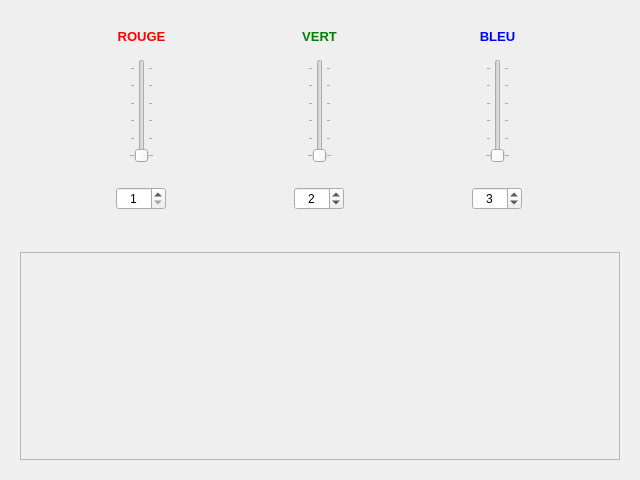
<?xml version="1.0" encoding="UTF-8"?>
<ui version="4.0">
 <class>SceneParLED</class>
 <widget class="QWidget" name="SceneParLED">
  <property name="geometry">
   <rect>
    <x>0</x>
    <y>0</y>
    <width>640</width>
    <height>480</height>
   </rect>
  </property>
  <property name="windowTitle">
   <string>Form</string>
  </property>
  <layout class="QVBoxLayout" name="verticalLayout_3">
   <item>
    <widget class="QWidget" name="conteneurMultiple" native="true">
     <layout class="QHBoxLayout" name="horizontalLayout_12">
      <item>
       <widget class="QWidget" name="conteneurRED" native="true">
        <property name="minimumSize">
         <size>
          <width>0</width>
          <height>0</height>
         </size>
        </property>
        <property name="maximumSize">
         <size>
          <width>101</width>
          <height>16777215</height>
         </size>
        </property>
        <layout class="QVBoxLayout" name="verticalLayout">
         <item>
          <widget class="QLabel" name="labelRED">
           <property name="text">
            <string>&lt;!DOCTYPE HTML PUBLIC &quot;-//W3C//DTD HTML 4.0//EN&quot; &quot;http://www.w3.org/TR/REC-html40/strict.dtd&quot;&gt;
&lt;html&gt;&lt;head&gt;&lt;meta name=&quot;qrichtext&quot; content=&quot;1&quot; /&gt;&lt;style type=&quot;text/css&quot;&gt;
p, li { white-space: pre-wrap; }
&lt;/style&gt;&lt;/head&gt;&lt;body style=&quot; font-family:'Droid Sans'; font-size:10pt; font-weight:400; font-style:normal;&quot;&gt;
&lt;p style=&quot; margin-top:0px; margin-bottom:0px; margin-left:0px; margin-right:0px; -qt-block-indent:0; text-indent:0px;&quot;&gt;&lt;span style=&quot; font-weight:600; color: red;&quot;&gt;ROUGE&lt;/span&gt;&lt;/p&gt;&lt;/body&gt;&lt;/html&gt;</string>
           </property>
           <property name="alignment">
            <set>Qt::AlignCenter</set>
           </property>
          </widget>
         </item>
         <item>
          <widget class="QWidget" name="conteneurSliderRED" native="true">
           <layout class="QHBoxLayout" name="horizontalLayout_2">
            <item>
             <spacer name="horizontalSpacer_2">
              <property name="orientation">
               <enum>Qt::Horizontal</enum>
              </property>
              <property name="sizeHint" stdset="0">
               <size>
                <width>40</width>
                <height>20</height>
               </size>
              </property>
             </spacer>
            </item>
            <item>
             <widget class="QSlider" name="verticalSliderRED">
              <property name="sizePolicy">
               <sizepolicy hsizetype="Fixed" vsizetype="Expanding">
                <horstretch>0</horstretch>
                <verstretch>0</verstretch>
               </sizepolicy>
              </property>
              <property name="maximum">
               <number>255</number>
              </property>
              <property name="orientation">
               <enum>Qt::Vertical</enum>
              </property>
              <property name="tickPosition">
               <enum>QSlider::TicksBothSides</enum>
              </property>
              <property name="tickInterval">
               <number>50</number>
              </property>
             </widget>
            </item>
            <item>
             <spacer name="horizontalSpacer_3">
              <property name="orientation">
               <enum>Qt::Horizontal</enum>
              </property>
              <property name="sizeHint" stdset="0">
               <size>
                <width>40</width>
                <height>20</height>
               </size>
              </property>
             </spacer>
            </item>
           </layout>
          </widget>
         </item>
         <item>
          <widget class="QWidget" name="conteneurSpinBoxRED" native="true">
           <layout class="QHBoxLayout" name="horizontalLayout_3">
            <item>
             <spacer name="horizontalSpacer_4">
              <property name="orientation">
               <enum>Qt::Horizontal</enum>
              </property>
              <property name="sizeHint" stdset="0">
               <size>
                <width>40</width>
                <height>20</height>
               </size>
              </property>
             </spacer>
            </item>
            <item>
             <widget class="QSpinBox" name="spinBoxRED">
              <property name="minimumSize">
               <size>
                <width>50</width>
                <height>0</height>
               </size>
              </property>
              <property name="maximumSize">
               <size>
                <width>50</width>
                <height>16777215</height>
               </size>
              </property>
              <property name="alignment">
               <set>Qt::AlignCenter</set>
              </property>
              <property name="minimum">
               <number>1</number>
              </property>
              <property name="maximum">
               <number>512</number>
              </property>
             </widget>
            </item>
            <item>
             <spacer name="horizontalSpacer_5">
              <property name="orientation">
               <enum>Qt::Horizontal</enum>
              </property>
              <property name="sizeHint" stdset="0">
               <size>
                <width>40</width>
                <height>20</height>
               </size>
              </property>
             </spacer>
            </item>
           </layout>
          </widget>
         </item>
        </layout>
       </widget>
      </item>
      <item>
       <widget class="QWidget" name="conteneurGREEN" native="true">
        <property name="minimumSize">
         <size>
          <width>0</width>
          <height>0</height>
         </size>
        </property>
        <property name="maximumSize">
         <size>
          <width>101</width>
          <height>16777215</height>
         </size>
        </property>
        <layout class="QVBoxLayout" name="verticalLayout_4">
         <item>
          <widget class="QLabel" name="labelGREEN">
           <property name="text">
            <string>&lt;!DOCTYPE HTML PUBLIC &quot;-//W3C//DTD HTML 4.0//EN&quot; &quot;http://www.w3.org/TR/REC-html40/strict.dtd&quot;&gt;
&lt;html&gt;&lt;head&gt;&lt;meta name=&quot;qrichtext&quot; content=&quot;1&quot; /&gt;&lt;style type=&quot;text/css&quot;&gt;
p, li { white-space: pre-wrap; }
&lt;/style&gt;&lt;/head&gt;&lt;body style=&quot; font-family:'Droid Sans'; font-size:10pt; font-weight:400; font-style:normal;&quot;&gt;
&lt;p style=&quot; margin-top:0px; margin-bottom:0px; margin-left:0px; margin-right:0px; -qt-block-indent:0; text-indent:0px;&quot;&gt;&lt;span style=&quot; font-weight:600; color: green;&quot;&gt;VERT&lt;/span&gt;&lt;/p&gt;&lt;/body&gt;&lt;/html&gt;</string>
           </property>
           <property name="alignment">
            <set>Qt::AlignCenter</set>
           </property>
          </widget>
         </item>
         <item>
          <widget class="QWidget" name="conteneurSliderGREEN" native="true">
           <layout class="QHBoxLayout" name="horizontalLayout_4">
            <item>
             <spacer name="horizontalSpacer_10">
              <property name="orientation">
               <enum>Qt::Horizontal</enum>
              </property>
              <property name="sizeHint" stdset="0">
               <size>
                <width>40</width>
                <height>20</height>
               </size>
              </property>
             </spacer>
            </item>
            <item>
             <widget class="QSlider" name="verticalSliderGREEN">
              <property name="sizePolicy">
               <sizepolicy hsizetype="Fixed" vsizetype="Expanding">
                <horstretch>0</horstretch>
                <verstretch>0</verstretch>
               </sizepolicy>
              </property>
              <property name="maximum">
               <number>255</number>
              </property>
              <property name="orientation">
               <enum>Qt::Vertical</enum>
              </property>
              <property name="tickPosition">
               <enum>QSlider::TicksBothSides</enum>
              </property>
              <property name="tickInterval">
               <number>50</number>
              </property>
             </widget>
            </item>
            <item>
             <spacer name="horizontalSpacer_11">
              <property name="orientation">
               <enum>Qt::Horizontal</enum>
              </property>
              <property name="sizeHint" stdset="0">
               <size>
                <width>40</width>
                <height>20</height>
               </size>
              </property>
             </spacer>
            </item>
           </layout>
          </widget>
         </item>
         <item>
          <widget class="QWidget" name="conteneurSpinBoxGREEN" native="true">
           <layout class="QHBoxLayout" name="horizontalLayout_7">
            <item>
             <spacer name="horizontalSpacer_12">
              <property name="orientation">
               <enum>Qt::Horizontal</enum>
              </property>
              <property name="sizeHint" stdset="0">
               <size>
                <width>40</width>
                <height>20</height>
               </size>
              </property>
             </spacer>
            </item>
            <item>
             <widget class="QSpinBox" name="spinBoxGREEN">
              <property name="minimumSize">
               <size>
                <width>50</width>
                <height>0</height>
               </size>
              </property>
              <property name="maximumSize">
               <size>
                <width>50</width>
                <height>16777215</height>
               </size>
              </property>
              <property name="alignment">
               <set>Qt::AlignCenter</set>
              </property>
              <property name="minimum">
               <number>1</number>
              </property>
              <property name="maximum">
               <number>512</number>
              </property>
              <property name="value">
               <number>2</number>
              </property>
             </widget>
            </item>
            <item>
             <spacer name="horizontalSpacer_13">
              <property name="orientation">
               <enum>Qt::Horizontal</enum>
              </property>
              <property name="sizeHint" stdset="0">
               <size>
                <width>40</width>
                <height>20</height>
               </size>
              </property>
             </spacer>
            </item>
           </layout>
          </widget>
         </item>
        </layout>
       </widget>
      </item>
      <item>
       <widget class="QWidget" name="conteneurBLUE" native="true">
        <property name="minimumSize">
         <size>
          <width>0</width>
          <height>0</height>
         </size>
        </property>
        <property name="maximumSize">
         <size>
          <width>101</width>
          <height>16777215</height>
         </size>
        </property>
        <layout class="QVBoxLayout" name="verticalLayout_5">
         <item>
          <widget class="QLabel" name="labelBLUE">
           <property name="text">
            <string>&lt;!DOCTYPE HTML PUBLIC &quot;-//W3C//DTD HTML 4.0//EN&quot; &quot;http://www.w3.org/TR/REC-html40/strict.dtd&quot;&gt;
&lt;html&gt;&lt;head&gt;&lt;meta name=&quot;qrichtext&quot; content=&quot;1&quot; /&gt;&lt;style type=&quot;text/css&quot;&gt;
p, li { white-space: pre-wrap; }
&lt;/style&gt;&lt;/head&gt;&lt;body style=&quot; font-family:'Droid Sans'; font-size:10pt; font-weight:400; font-style:normal;&quot;&gt;
&lt;p style=&quot; margin-top:0px; margin-bottom:0px; margin-left:0px; margin-right:0px; -qt-block-indent:0; text-indent:0px;&quot;&gt;&lt;span style=&quot; font-weight:600; color: blue;&quot;&gt;BLEU&lt;/span&gt;&lt;/p&gt;&lt;/body&gt;&lt;/html&gt;</string>
           </property>
           <property name="alignment">
            <set>Qt::AlignCenter</set>
           </property>
          </widget>
         </item>
         <item>
          <widget class="QWidget" name="conteneurSliderBLUE" native="true">
           <layout class="QHBoxLayout" name="horizontalLayout_8">
            <item>
             <spacer name="horizontalSpacer_14">
              <property name="orientation">
               <enum>Qt::Horizontal</enum>
              </property>
              <property name="sizeHint" stdset="0">
               <size>
                <width>40</width>
                <height>20</height>
               </size>
              </property>
             </spacer>
            </item>
            <item>
             <widget class="QSlider" name="verticalSliderBLUE">
              <property name="sizePolicy">
               <sizepolicy hsizetype="Fixed" vsizetype="Expanding">
                <horstretch>0</horstretch>
                <verstretch>0</verstretch>
               </sizepolicy>
              </property>
              <property name="maximum">
               <number>255</number>
              </property>
              <property name="orientation">
               <enum>Qt::Vertical</enum>
              </property>
              <property name="tickPosition">
               <enum>QSlider::TicksBothSides</enum>
              </property>
              <property name="tickInterval">
               <number>50</number>
              </property>
             </widget>
            </item>
            <item>
             <spacer name="horizontalSpacer_15">
              <property name="orientation">
               <enum>Qt::Horizontal</enum>
              </property>
              <property name="sizeHint" stdset="0">
               <size>
                <width>40</width>
                <height>20</height>
               </size>
              </property>
             </spacer>
            </item>
           </layout>
          </widget>
         </item>
         <item>
          <widget class="QWidget" name="conteneurSpinBoxBLUE" native="true">
           <layout class="QHBoxLayout" name="horizontalLayout_9">
            <item>
             <spacer name="horizontalSpacer_16">
              <property name="orientation">
               <enum>Qt::Horizontal</enum>
              </property>
              <property name="sizeHint" stdset="0">
               <size>
                <width>40</width>
                <height>20</height>
               </size>
              </property>
             </spacer>
            </item>
            <item>
             <widget class="QSpinBox" name="spinBoxBLUE">
              <property name="minimumSize">
               <size>
                <width>50</width>
                <height>0</height>
               </size>
              </property>
              <property name="maximumSize">
               <size>
                <width>50</width>
                <height>16777215</height>
               </size>
              </property>
              <property name="alignment">
               <set>Qt::AlignCenter</set>
              </property>
              <property name="minimum">
               <number>1</number>
              </property>
              <property name="maximum">
               <number>512</number>
              </property>
              <property name="value">
               <number>3</number>
              </property>
             </widget>
            </item>
            <item>
             <spacer name="horizontalSpacer_17">
              <property name="orientation">
               <enum>Qt::Horizontal</enum>
              </property>
              <property name="sizeHint" stdset="0">
               <size>
                <width>40</width>
                <height>20</height>
               </size>
              </property>
             </spacer>
            </item>
           </layout>
          </widget>
         </item>
        </layout>
       </widget>
      </item>
     </layout>
    </widget>
   </item>
   <item>
    <widget class="QWidget" name="conteneurCanalSuppl" native="true">
     <layout class="QVBoxLayout" name="verticalLayout_2">
      <item>
       <widget class="QScrollArea" name="scrollArea">
        <property name="minimumSize">
         <size>
          <width>0</width>
          <height>100</height>
         </size>
        </property>
        <property name="widgetResizable">
         <bool>true</bool>
        </property>
        <widget class="QWidget" name="scrollAreaWidgetContents">
         <property name="geometry">
          <rect>
           <x>0</x>
           <y>0</y>
           <width>600</width>
           <height>206</height>
          </rect>
         </property>
         <layout class="QVBoxLayout" name="verticalLayout_6"/>
        </widget>
       </widget>
      </item>
     </layout>
    </widget>
   </item>
  </layout>
 </widget>
 <resources/>
 <connections/>
</ui>
